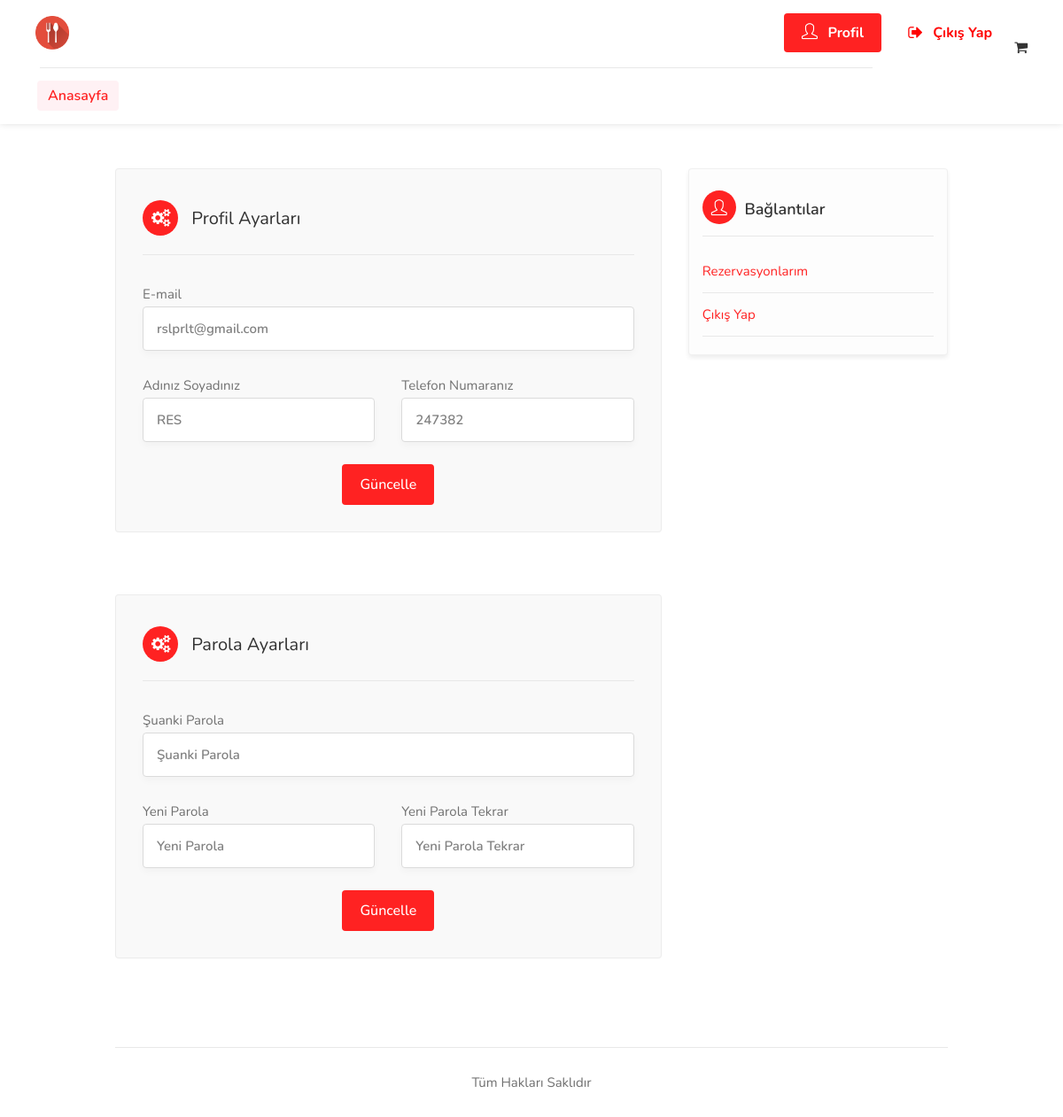
The page /profil.php?status=success (signed in) on the database its author committed.
### tables this page shows
CREATE TABLE `ayarlar` (
  `ayar_id` int(11) NOT NULL,
  `ayar_title` text NOT NULL,
  `ayar_logo` text NOT NULL,
  `ayar_aciklama` text NOT NULL
);

CREATE TABLE `uye` (
  `uye_id` int(11) NOT NULL,
  `uye_email` text NOT NULL,
  `uye_adi` text NOT NULL,
  `uye_parola` text NOT NULL,
  `uye_tel` text NOT NULL,
  `uye_tarih` datetime NOT NULL DEFAULT current_timestamp()
);

### profil.php (the view, shortened to what this page needs)
<?php include 'header.php';
$uyeSorgu=$conn->prepare("SELECT * FROM uye where uye_id= :uye_id");
$uyeSorgu->execute(array('uye_id' => $_SESSION['uye_giris']));
$uye=$uyeSorgu->fetch(PDO::FETCH_ASSOC);
?>
<div class="container margin-top-50">
  <div class="row">
    <div class="col-md-8">
      <section id="contact" class="margin-bottom-70">
        <h4><i class="fa fa-cogs"></i> Profil Ayarları</h4>
        <form id="contactform" action="inc/islemler.php" method="POST">
          <div class="row">
            <div class="col-md-12">
            <label>E-mail</label>
              <input name="uye_email" type="email" placeholder="E-posta Adresiniz" required value="<?=$uye['uye_email']; ?>" disabled/>
            </div>
            <div class="col-md-6">
            <label>Adınız Soyadınız</label>
              <input name="uye_adi" type="text" placeholder="Adınız Soyadınız" required value="<?=$uye['uye_adi']; ?>"/>
            </div>
            <div class="col-md-6">
            <label>Telefon Numaranız</label>
              <input name="uye_tel" type="text" placeholder="Telefon Numaranız" required value="<?=$uye['uye_tel']; ?>"/>
            </div>
          </div>
          <button type="submit" name="profilGuncelle" class="submit button">Güncelle</button>
        </form>
      </section>
      <section id="contact" class="margin-bottom-70">
        <h4><i class="fa fa-cogs"></i> Parola Ayarları</h4>
        <form id="contactform" action="inc/islemler.php" method="POST">
          <div class="row">
            <div class="col-md-12">
            <label>Şuanki Parola</label>
            <input name="currentPass" type="password" placeholder="Şuanki Parola" required/>
            </div>
            <div class="col-md-6">
            <label>Yeni Parola</label>
              <input name="newPass1" type="password" placeholder="Yeni Parola" required/>
            </div>
            <div class="col-md-6">
            <label>Yeni Parola Tekrar</label>
              <input name="newPass2" type="password" placeholder="Yeni Parola Tekrar" required/>
            </div>
          </div>
          <button type="submit" name="sifreGuncelle" class="submit button">Güncelle</button>
        </form>
      </section>
    </div>
    <div class="col-md-4">
      <div class="utf_box_widget margin-bottom-70">
        <h3><i class="sl sl-icon-user"></i> Bağlantılar</h3>
        <div class="utf_sidebar_textbox">
          <ul class="utf_contact_detail">
            <li><a href="rezervasyonlarim.php">Rezervasyonlarım</a></li>
            <li><a href="cikis.php">Çıkış Yap</a></li>
          </ul>
        </div>
      </div>
    </div>
  </div>
</div>
<?php include 'footer.php'; ?>

### header.php (shortened to what this page needs)
<?php
include 'inc/ayar.php';
$ayarData = $conn->query('SELECT * FROM ayarlar')->fetch(PDO::FETCH_ASSOC);
?>
<!DOCTYPE html>
<html lang="tr">
<head>
  <link rel="stylesheet" href="css/stylesheet.css">
  <link rel="stylesheet" href="css/mmenu.css">
  <link rel="stylesheet" href="css/style.css" id="colors">
  <link rel="stylesheet" href="css/sweetalert2.min.css">
</head>
<body>
  <div id="main_wrapper">
    <header id="header_part" class="fullwidth">
      <div id="header">
        <div class="container">
          <div class="utf_left_side">
            <div id="logo"> <a href="./"><img src="<?=$ayarData['ayar_logo']; ?>" alt=""></a> </div>
            <nav id="navigation" class="style_one">
              <ul id="responsive">
                <li><a class="current" href="./">Anasayfa</a></li>
              </ul>
            </nav>
            <div class="clearfix"></div>
          </div>
          <div class="utf_right_side">
            <div class="header_widget">
              <?php if(isset($_SESSION['uye_giris']) and $_SESSION['uye_giris']!='') { ?>
                <a href="profil.php" class="button border sign-in">
                  <i class="sl sl-icon-user"></i> Profil
                </a>
                <a href="cikis.php" class="button border with-icon" style="background:white;color:red;"><i class="fa fa-sign-out"></i> Çıkış Yap</a>
                <a href="sepet.php" class="p-5"><i class="fa fa-shopping-cart"></i>
                </a>
              </div>
          <?php } ?>
        </div>
      </div>
    </div>
  </header>

### css/mmenu.css (style rules this page uses)
:root { --mm-line-height:20px; --mm-listitem-size:44px; --mm-navbar-size:44px; --mm-offset-top:0; --mm-offset-right:0; --mm-offset-bottom:0; --mm-offset-left:0; --mm-color-border:rgba(0, 0, 0, 0.1); --mm-color-button:rgba(0, 0, 0, 0.3); --mm-color-text:rgba(0, 0, 0, 0.75); --mm-color-text-dimmed:rgba(0, 0, 0, 0.3); --mm-color-background:#f3f3f3; --mm-color-background-highlight:rgba(0, 0, 0, 0.05); --mm-color-background-emphasis:rgba(255, 255, 255, 0.4); --mm-shadow:0 0 10px rgba(0, 0, 0, 0.3) }

### css/style.css (style rules this page uses)
body { color: #707070; font-size: 15px; line-height: 28px; background-color: #fff; }
body, h1, h2, h3, h4, h5, h6, input[type="text"], input[type="password"], input[type="email"], textarea, select, input[type="button"], input[type="submit"], button, #tiptip_content, .map-box p, .map-box div, .numerical-rating .utf_counter_star_rating, body .nav_responsive i.menu-trigger:after { font-family:'Nunito', sans-serif; text-transform: none; }
h1, h2, h3, h4, h5, h6 { color: #323232; }
* { margin: 0px; padding: 0px; box-sizing: border-box; }
ul, li { margin: 0px; list-style-type: none; }
label { display: block; margin: 0; }

### rows shown on the page
ayarlar: ayar_logo (picture)
uye: uye_email "rslprlt@gmail.com", uye_adi "RES", uye_tel "247382"
